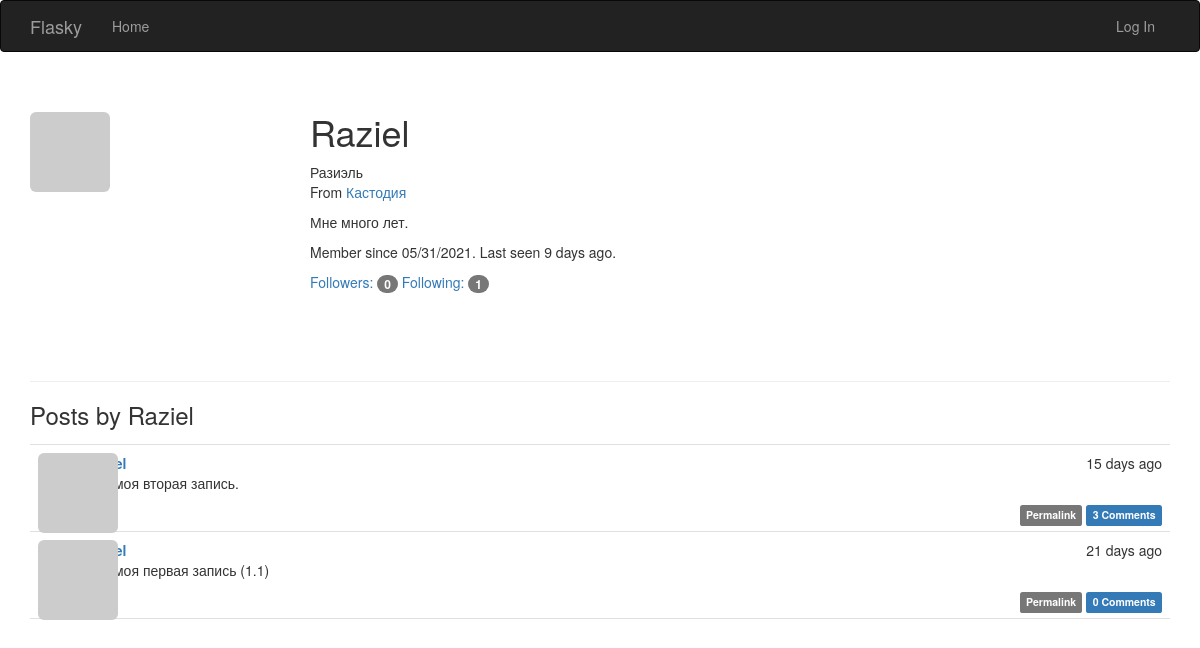
Page /user/Raziel on the earlier database version.
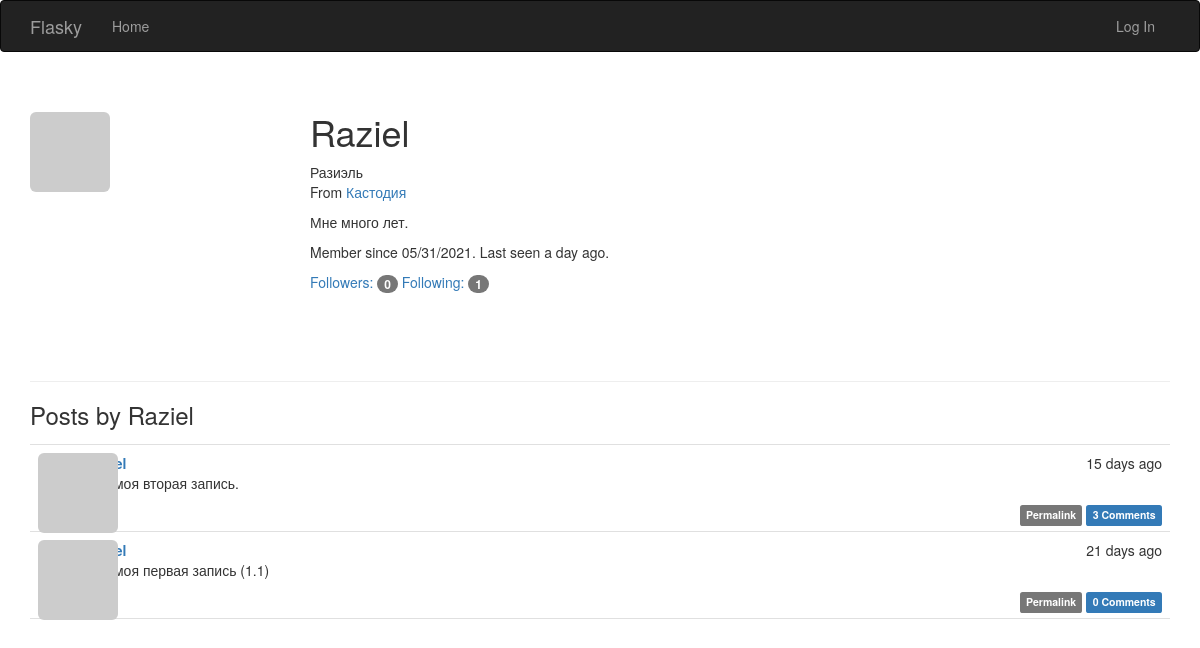
Same page on the later database version.
### app/models.py (models this page shows, shortened)
class PaginatedAPIMixin(object):
    @staticmethod
    def to_collection_dict(query, page, per_page, endpoint, **kwargs):
        resources = query.paginate(page, per_page, False)
        data = {
            'items': [item.to_dict() for item in resources.items],
            '_meta': {
                'page': page,
                'per_page': per_page,
                'total_pages': resources.pages,
                'total_items': resources.total
            },
            '_links': {
                'self': url_for(endpoint, page=page, per_page=per_page,
                                **kwargs),
                'next': url_for(endpoint, page=page + 1, per_page=per_page,
                                **kwargs) if resources.has_next else None,
                'prev': url_for(endpoint, page=page - 1, per_page=per_page,
                                **kwargs) if resources.has_prev else None
            }
        }
        return data

class User(PaginatedAPIMixin, UserMixin, db.Model):
    __tablename__ = 'users'
    id = db.Column(db.Integer, primary_key=True)
    email = db.Column(db.String(64), unique=True, index=True)
    username = db.Column(db.String(64), unique=True, index=True)
    password_hash = db.Column(db.String(128))
    role_id = db.Column(db.Integer, db.ForeignKey('roles.id'))
    confirmed = db.Column(db.Boolean, default=False)
    name = db.Column(db.String(64))
    location = db.Column(db.String(64))
    about_me = db.Column(db.Text())
    member_since = db.Column(db.DateTime(), default=datetime.utcnow)
    last_seen = db.Column(db.DateTime(), default=datetime.utcnow)
    avatar_hash = db.Column(db.String(32))
    posts = db.relationship('Post', backref='author', lazy='dynamic')
    followed = db.relationship('Follow',
                               foreign_keys=[Follow.follower_id],
                               backref=db.backref('follower', lazy='joined'),
                               lazy='dynamic',
                               cascade='all, delete-orphan')
    followers = db.relationship('Follow',
                                foreign_keys=[Follow.followed_id],
                                backref=db.backref('followed', lazy='joined'),
                                lazy='dynamic',
                                cascade='all, delete-orphan')
    comments = db.relationship('Comment', backref='author', lazy='dynamic')
    token = db.Column(db.String(32), index=True, unique=True)
    token_expiration = db.Column(db.DateTime)
    @property
    def password(self):
        raise AttributeError('password is not a readable attribute')
    def gravatar_hash(self):
        return hashlib.md5(self.email.lower().encode('utf-8')).hexdigest()
    def gravatar(self, size=100, default='identicon', rating='g'):
        url = 'https://secure.gravatar.com/avatar'
        hash = self.avatar_hash or self.gravatar_hash()
        return '{url}/{hash}?s={size}&d={default}&r={rating}'.format(
            url=url, hash=hash, size=size, default=default, rating=rating)

class Post(db.Model):
    __tablename__ = 'posts'
    id = db.Column(db.Integer, primary_key=True)
    body = db.Column(db.Text)
    body_html = db.Column(db.Text)
    timestamp = db.Column(db.DateTime, index=True, default=datetime.utcnow)
    author_id = db.Column(db.Integer, db.ForeignKey('users.id'))
    comments = db.relationship('Comment', backref='post', lazy='dynamic')

### app/main/views.py (the view)
@main.route('/user/<username>')
def user(username):
    user = User.query.filter_by(username=username).first()
    if user is None:
        abort(404)
    posts = user.posts.order_by(Post.timestamp.desc()).all()
    return render_template('user.html', user=user, posts=posts)

### app/auth/views.py (called while the page is built)
@auth.before_app_request
def before_request():
    if current_user.is_authenticated:
        current_user.ping()
        if not current_user.confirmed \
                and request.endpoint \
                and request.blueprint != 'auth' \
                and request.endpoint != 'static':
            return redirect(url_for('auth.unconfirmed'))

@auth.before_app_request
def before_request():
    if current_user.is_authenticated \
            and not current_user.confirmed \
            and request.blueprint != 'auth' \
            and request.endpoint != 'static':
        return redirect(url_for('auth.unconfirmed'))

### app/main/__init__.py (called while the page is built)
@main.app_context_processor
def inject_permissions():
    return dict(Permission=Permission)

### app/models.py (called while the page is built)
    def can(self, permissions):
        return False

    def is_administrator(self):
        return False

### app/templates/user.html (shortened to what this page needs)
{% extends "base.html" %}
{% block page_content %}
<div class="page-header">
    <img class="img-rounded profile-thumbnail" src="{{ user.gravatar(size=256) }}">
    <div class="profile-header">
        <h1>{{ user.username }}</h1>
        {% if user.name or user.location %}
        <p>
            {% if user.name %}{{ user.name }}<br>{% endif %}
            {% if user.location %}
                From <a href="http://maps.google.com/?q={{ user.location }}">
                    {{ user.location }}
                </a><br>
            {% endif %}
        </p>
        {% endif %}
        {% if user.about_me %}<p>{{ user.about_me }}</p>{% endif %}
        <p>
            Member since {{ moment(user.member_since).format('L') }}.
            Last seen {{ moment(user.last_seen).fromNow() }}.
        </p>
        <p>
            <a href="{{ url_for('.followers', username=user.username) }}">Followers: <span class="badge">{{ user.followers.count() - 1 }}</span></a>
            <a href="{{ url_for('.followed_by', username=user.username) }}">Following: <span class="badge">{{ user.followed.count() - 1 }}</span></a>
        </p>
    </div>
</div>
<h3>Posts by {{ user.username }}</h3>
{% include '_posts.html' %}
{% endblock %}

### app/templates/base.html (shortened to what this page needs)
{% extends "bootstrap/base.html" %}
{% block head %}
{{ super() }}
<link rel="stylesheet" type="text/css" href="{{ url_for('static', filename='styles.css') }}">
{% endblock %}
{% block navbar %}
<div class="navbar navbar-inverse" role="navigation">
	<div class="container">
		<div class="navbar-header">
			<a class="navbar-brand" href="/">Flasky</a>
		</div>
		<div class="navbar-collapse collapse">
			<ul class="nav navbar-nav">
				<li>
					<a href="/">Home</a>
				</li>
			</ul>
			<ul class="nav navbar-nav navbar-right">
    			{% if current_user.is_authenticated %}
    			<li><a href="{{ url_for('auth.logout') }}">Log Out</a></li>
    			{% else %}
    			<li><a href="{{ url_for('auth.login') }}">Log In</a></li>
    			{% endif %}
			</ul>
		</div>
	</div>
</div>
{% endblock %}
{% block content %}
<div class="container">
    {% block page_content %}{% endblock %}
</div>
{% endblock %}

### app/templates/_posts.html (shortened to what this page needs)
<ul class="posts">
    {% for post in posts %}
    <li class="post">
        <div class="post-thumbnail">
            <a href="{{ url_for('.user', username=post.author.username) }}">
                <img class="img-rounded profile-thumbnail" src="{{ post.author.gravatar(size=40) }}">
            </a>
        </div>
        <div class="post-content">
            <div class="post-date">{{ moment(post.timestamp).fromNow() }}</div>
            <div class="post-author"><a href="{{ url_for('.user', username=post.author.username) }}">{{ post.author.username }}</a></div>
            <div class="post-body">
                {% if post.body_html %}
                    {{ post.body_html | safe }}
                {% else %}
                    {{ post.body }}
                {% endif %}
            </div>
            <div class="post-footer">
                <a href="{{ url_for('.post', id=post.id) }}">
                    <span class="label label-default">Permalink</span>
                </a>
                <a href="{{ url_for('.post', id=post.id) }}#comments">
                    <span class="label label-primary"> {{ post.comments.count() }} Comments</span>
                </a>
            </div>
        </div>
    </li>
    {% endfor %}
</ul>

### app/static/styles.css (style rules this page uses)
.profile-thumbnail { position: absolute; }
.profile-header { min-height: 260px; margin-left: 280px; }
ul.posts { list-style-type: none; padding: 0px; margin: 16px 0px 0px 0px; border-top: 1px solid #e0e0e0; }
ul.posts li.post { padding: 8px; border-bottom: 1px solid #e0e0e0; }
div.post-date { float: right; }
div.post-author { font-weight: bold; }
div.post-thumbnail { position: absolute; }
div.post-content { margin-left: 48px; min-height: 48px; }
div.post-footer { text-align: right; }

Differences in the rows shown:
changed User "Raziel": last_seen "9 days ago" → "a day ago"
